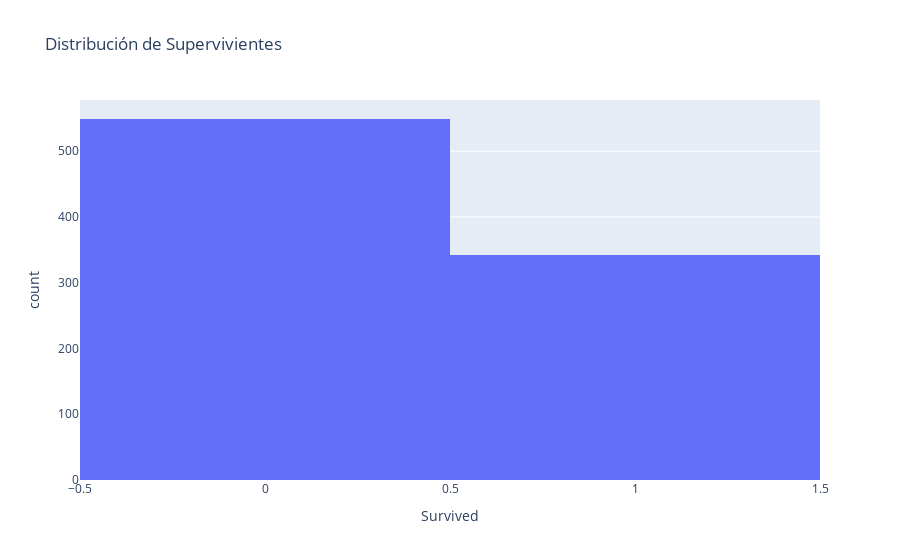
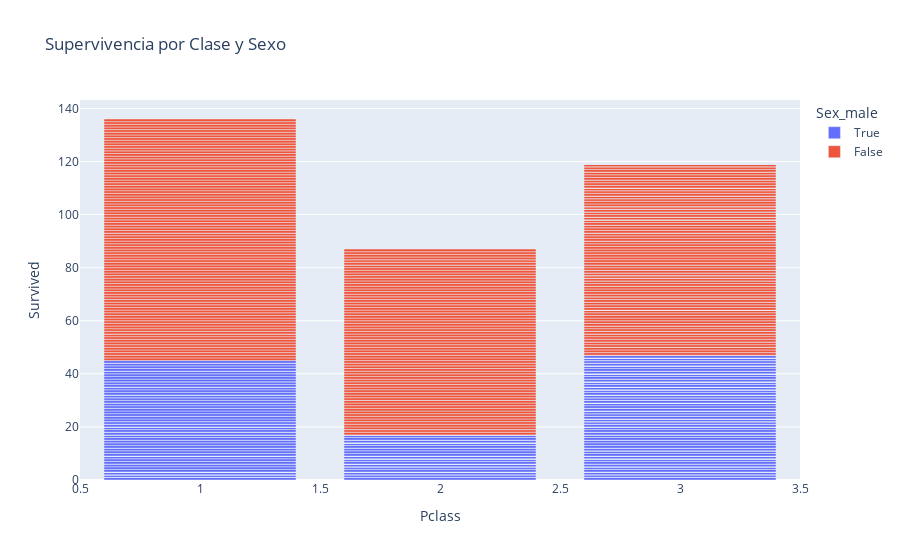

Write notebook code for charts like these, in order.
### Markdown cell above
## Visualización Interactiva

### Code cell
fig = px.histogram(df, x='Survived', title='Distribución de Supervivientes')
fig.show()

fig = px.bar(df, x='Pclass', y='Survived', color='Sex_male', title='Supervivencia por Clase y Sexo')
fig.show()

### Figure 1 — Plotly figure (JSON) as saved in the notebook; plotly's stock layout.template omitted (floating-point values rounded to 4 significant figures; data arrays with more than 128 entries replaced by an {"elided": "..."} marker saying what was removed)
{"data": [{"alignmentgroup": "True", "bingroup": "x", "hovertemplate": "Survived=%{x}<br>count=%{y}<extra></extra>", "legendgroup": "", "marker": {"color": "#636efa", "pattern": {"shape": ""}}, "name": "", "offsetgroup": "", "orientation": "v", "showlegend": false, "type": "histogram", "x": {"elided": "891 int values"}, "xaxis": "x", "yaxis": "y"}], "layout": {"barmode": "relative", "legend": {"tracegroupgap": 0}, "title": {"text": "Distribución de Supervivientes"}, "xaxis": {"anchor": "y", "domain": [0, 1], "title": {"text": "Survived"}}, "yaxis": {"anchor": "x", "domain": [0, 1], "title": {"text": "count"}}}}

### Figure 2 — Plotly figure (JSON) as saved in the notebook; plotly's stock layout.template omitted (floating-point values rounded to 4 significant figures; data arrays with more than 128 entries replaced by an {"elided": "..."} marker saying what was removed)
{"data": [{"alignmentgroup": "True", "hovertemplate": "Sex_male=True<br>Pclass=%{x}<br>Survived=%{y}<extra></extra>", "legendgroup": "True", "marker": {"color": "#636efa", "pattern": {"shape": ""}}, "name": "True", "offsetgroup": "True", "orientation": "v", "showlegend": true, "textposition": "auto", "type": "bar", "x": {"elided": "577 int values"}, "xaxis": "x", "y": {"elided": "577 int values"}, "yaxis": "y"}, {"alignmentgroup": "True", "hovertemplate": "Sex_male=False<br>Pclass=%{x}<br>Survived=%{y}<extra></extra>", "legendgroup": "False", "marker": {"color": "#EF553B", "pattern": {"shape": ""}}, "name": "False", "offsetgroup": "False", "orientation": "v", "showlegend": true, "textposition": "auto", "type": "bar", "x": {"elided": "314 int values"}, "xaxis": "x", "y": {"elided": "314 int values"}, "yaxis": "y"}], "layout": {"barmode": "relative", "legend": {"title": {"text": "Sex_male"}, "tracegroupgap": 0}, "title": {"text": "Supervivencia por Clase y Sexo"}, "xaxis": {"anchor": "y", "domain": [0, 1], "title": {"text": "Pclass"}}, "yaxis": {"anchor": "x", "domain": [0, 1], "title": {"text": "Survived"}}}}
